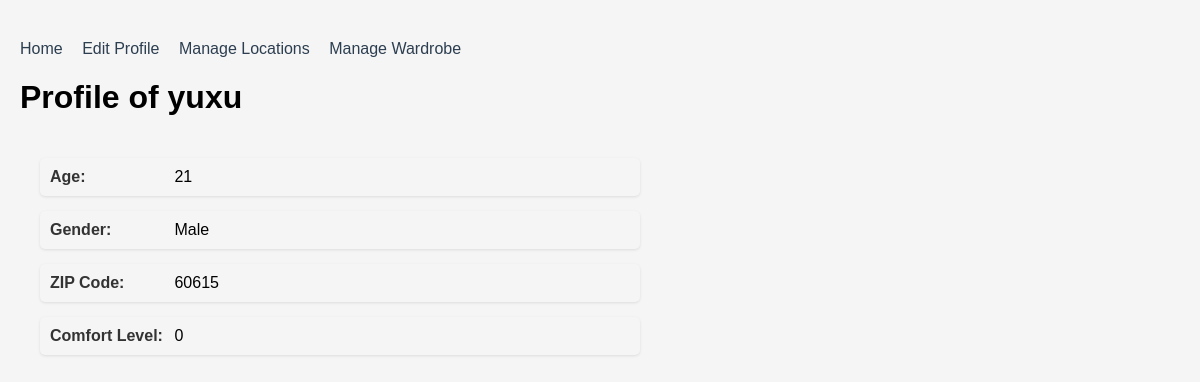
Page /profile (signed in) on the earlier database version.
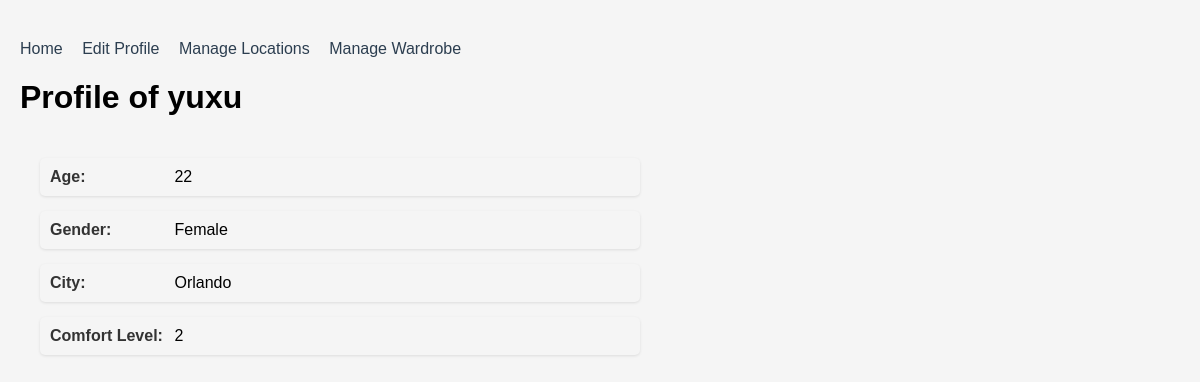
Same page on the later database version.
### models.py (models this page shows, shortened)
class Profile(db.Model):
    id = db.Column(db.Integer, primary_key = True) # set profile id to be primary key
    age = db.Column(db.Integer, nullable = False)
    gender = db.Column(db.String(20), nullable = False)
    location_zip = db.Column(db.String(10), nullable=True)
    location_city = db.Column(db.String(100), nullable=True)
    location_latitude = db.Column(db.String, nullable=True)
    location_longitude = db.Column(db.String, nullable=True)
    comfort_level = db.Column(db.Integer, nullable = False)
    user_id = db.Column(db.Integer, db.ForeignKey('user.id'), nullable = False)

### main.py (the view)
@app.route('/profile', methods = ['GET', 'POST'])
@login_required
def profile():
        return render_template('profile.html', profile = current_user.profile)

### main.py (called while the page is built)
@app.before_request
def setup():
        db.create_all()
        populate_sample_data()

@login_manager.user_loader
def load_user(user_id):
    return User.query.get(int(user_id))

### templates/profile.html (shortened to what this page needs)
<!DOCTYPE html>
<html lang="en">
<head>
    <link rel="stylesheet" type="text/css" href="static/styles.css">
</head>
<body>
    <div class="nav-links">
        <a href="{{ url_for('home') }}">Home</a>
        <a href="{{ url_for('edit_profile') }}">Edit Profile</a>
        <a href="{{ url_for('manage_locations') }}">Manage Locations</a>
        <a href="{{ url_for('manage_wardrobe') }}">Manage Wardrobe</a>
    </div>
    <h1>Profile of {{ current_user.username }}</h1>
    <div class="profile-items">
        <div class="profile-item">
            <strong>Age:</strong> {{ profile.age }}
        </div>
        <div class="profile-item">
            <strong>Gender:</strong> {{ profile.gender }}
        </div>
        {% if profile.location_zip %}
        <div class="profile-item">
            <strong>ZIP Code:</strong> {{ profile.location_zip }}
        </div>
        {% endif %}
        {% if profile.location_city %}
        <div class="profile-item">
            <strong>City:</strong> {{ profile.location_city }}
        </div>
        {% endif %}
        <div class="profile-item">
            <strong>Comfort Level:</strong> {{ profile.comfort_level }}
        </div>
    </div>
</body>
</html>

Differences in the rows shown:
changed Profile: age "21" → "22"; gender "Male" → "Female"; location_city (not shown) → "Orlando"; comfort_level "0" → "2"; location_zip "60615" → (not shown)
Other differences:
text no longer shown: "ZIP Code:"
text now shown: "City:"
